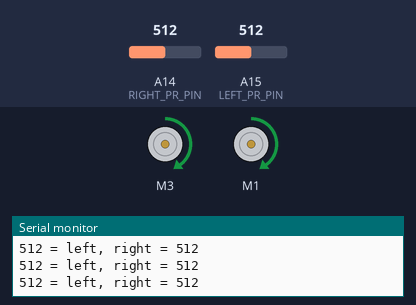
Recording of a sketch running on a simulated Arduino Mega 2560, built with avr-gcc and run on an emulated ATmega2560. Shown: 2 × DC motor (green arrow = forward, orange = backward, longer = faster), the last lines printed to the serial monitor. Inputs (shaded band) come from the test bench; at power-on: A14 (RIGHT_PR_PIN) = 512, A15 (LEFT_PR_PIN) = 512.

Above: at 1.2 s.
1.3 s: A14 (RIGHT_PR_PIN) set to 0
At 2.0 s:
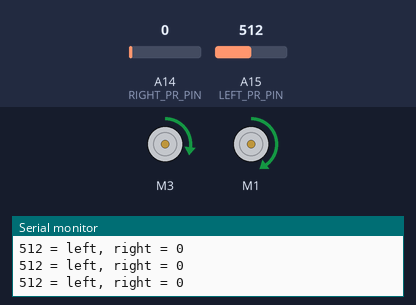
2.8 s: A14 (RIGHT_PR_PIN) set to 8
At 3.8 s:
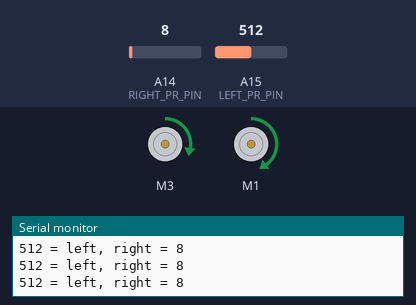
5.8 s: A14 (RIGHT_PR_PIN) set to 11
At 6.6 s:
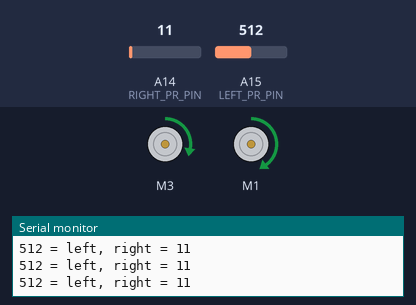
8.8 s: A15 (LEFT_PR_PIN) set to 0
At 9.8 s:
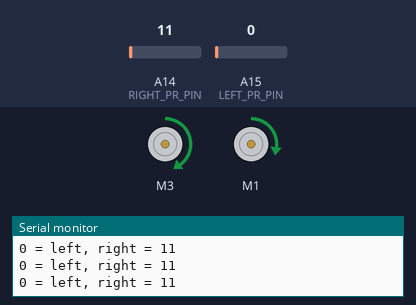
10.3 s: A15 (LEFT_PR_PIN) set to 122
At 11.5 s:
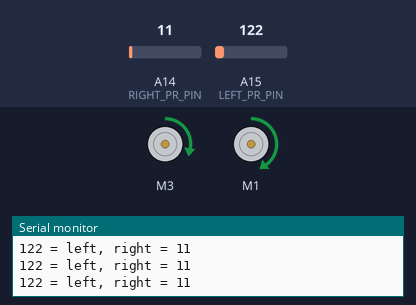
11.8 s: A14 (RIGHT_PR_PIN) set to 1023
At 12.6 s:
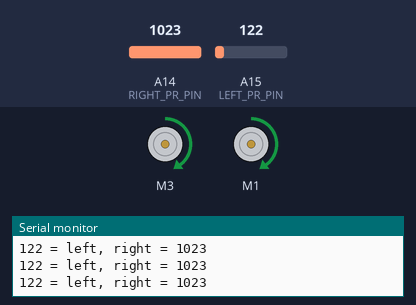
Timing chart, 0 to 14.3 s (numbered marks = the images above; inputs shaded):
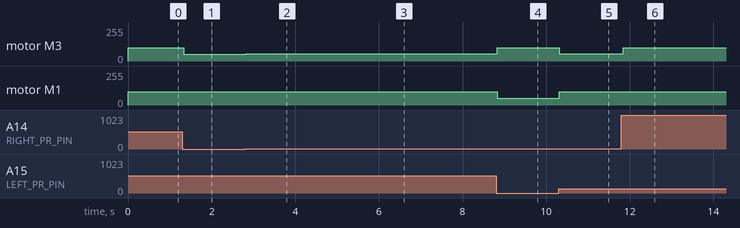

The sketch:

B3_Light_DAB.ino
```cpp
/* B3_Light_DAB.ino

   Drive the TWO-WHEELED Bread Board Bot (BBbot, B^3)
   either towards the light or away from the light, based on readings
   from two photresistors.  Each resistor is set up in a simple voltage
   divider circuit:
   ----------------------------------------------------

                       PhotoR   ~7.5-10K
               +5  o---/\/\/--+--/\/\/---o GND
                              |
       Sensor Pins o----------+

   ----------------------------------------------------
   Modified from: http://playground.arduino.cc/Learning/PhotoResistor

   Arduino: Arduino Mega 256 v3 Clone
   Motor Shield: Adafruit assembled Motor Shield for Arduino v2
   ---->  http://www.adafruit.com/products/1438

   Programmer: Dave Eslinger; June 7, 2015; Dylan Bruss June 18, 2015
   Revisions:
*/
#include <Wire.h>
#include <Adafruit_MotorShield.h>
#include <math.h>
#include <breadboardbot.h>

// Create the motor shield object with the default I2C address
Adafruit_MotorShield AFMS = Adafruit_MotorShield();

// Define Constants

const byte LEFT_PR_PIN = A15;    // Define light sensor pins for left
const byte RIGHT_PR_PIN = A14;   // and right sides

//const bool PHOTOTAXIS = true;

// Define 'ports' for motors.
const byte LEFT_MOTOR_PORT = 3;
const byte RIGHT_MOTOR_PORT = 1;
// Create pointers to motor control objects
Adafruit_DCMotor *motorLeft = AFMS.getMotor(LEFT_MOTOR_PORT);
Adafruit_DCMotor *motorRight = AFMS.getMotor(RIGHT_MOTOR_PORT);


void setup(void){
  AFMS.begin();  // create with the default frequency 1.6KHz
  // Turn off all motors to start, just a good habit
  motorLeft->run(RELEASE);
  motorRight->run(RELEASE);
  Serial.begin(9600);  //Begin serial communcation
}

void loop(){
  /*  First determine the relative light levels and print the
      results out to the serial monitor */
  int leftLight = analogRead(LEFT_PR_PIN);
  int rightLight = analogRead(RIGHT_PR_PIN);
  Serial.print(leftLight);           // We can only write ONE thing
  Serial.print(" = left, right = "); // at a time, therefore it takes
  Serial.println(rightLight);        // three statemens to get our output.

  /* Now that we have some light levels, make each motor's speed
     a function of light level and drive either towards or
     away from the light depending on the value of PHOTOAXIS  */
  if(rightLight == leftLight){
    motorLeft->setSpeed(100);
    motorRight->setSpeed(100);
  }else if(min(rightLight, leftLight) == rightLight){
    motorLeft->setSpeed(map(rightLight,0,500,50,255));
    motorRight->setSpeed(100);
  }else{
    motorRight->setSpeed(map(leftLight,0,500,50,255));
    motorLeft->setSpeed(100);
  }
  byte direction;
//  if (PHOTOTAXIS) {
    direction = FORWARD;
//  }
//  else {
//    direction = BACKWARD;
//  }
  motorLeft->run(direction);
  motorRight->run(direction);

  delay(10); //short delay for faster response to light.
}

/*  /* Find the direction of the strongest light by taking the difference
     between the readings */
// int deltaLight = leftLight - rightLight;
```

Measured:
- after the input at 1.3 s, motor M3: forward 100/255 → forward 50/255 at once
- after the input at 2.8 s, motor M3: forward 50/255 → forward 53/255 at once
- after the input at 5.8 s, motor M3: forward 53/255 → forward 54/255 at once
- after the input at 8.8 s, motor M3: forward 54/255 → forward 100/255 at once; motor M1: forward 100/255 → forward 50/255 at once
- after the input at 10.3 s, motor M3: forward 100/255 → forward 54/255 at once; motor M1: forward 50/255 → forward 100/255 at once
- after the input at 11.8 s, motor M3: forward 54/255 → forward 100/255 at once
